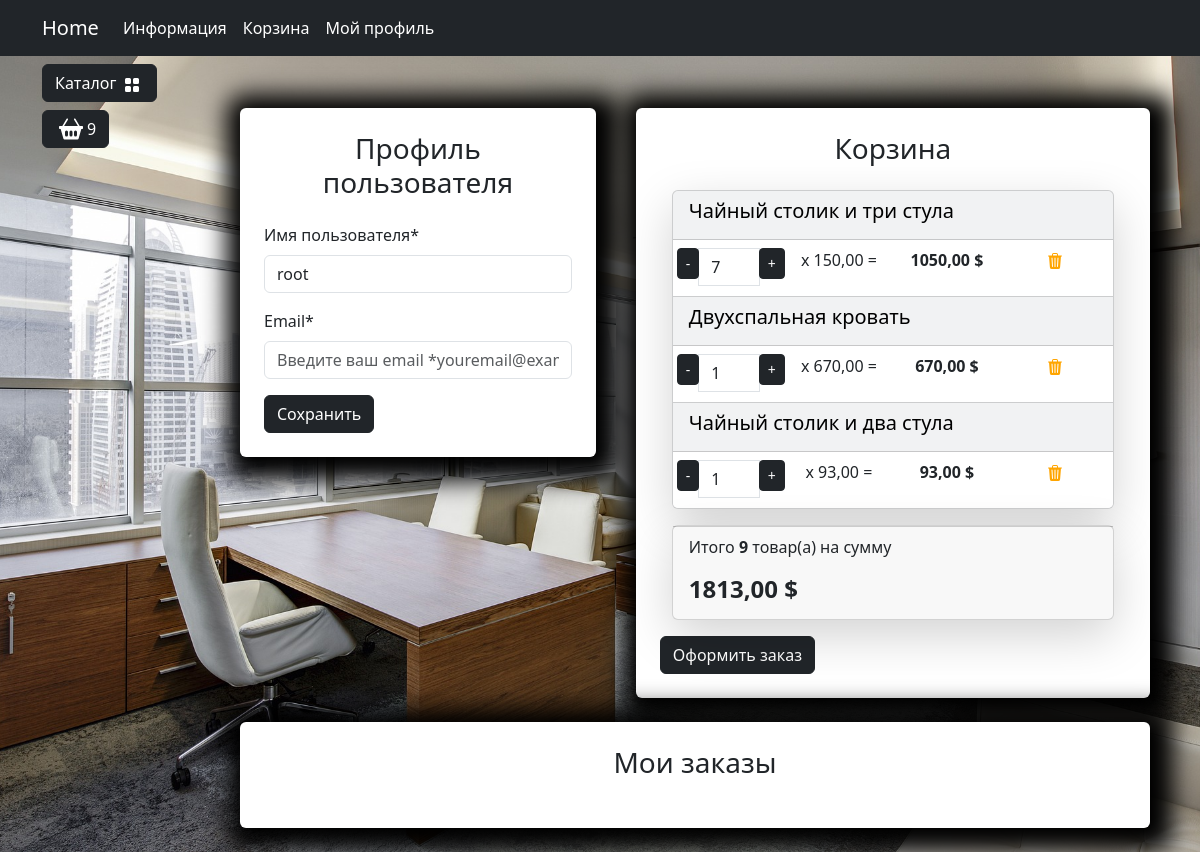
/user/profile/ (signed in), run on an earlier commit of the app's database.
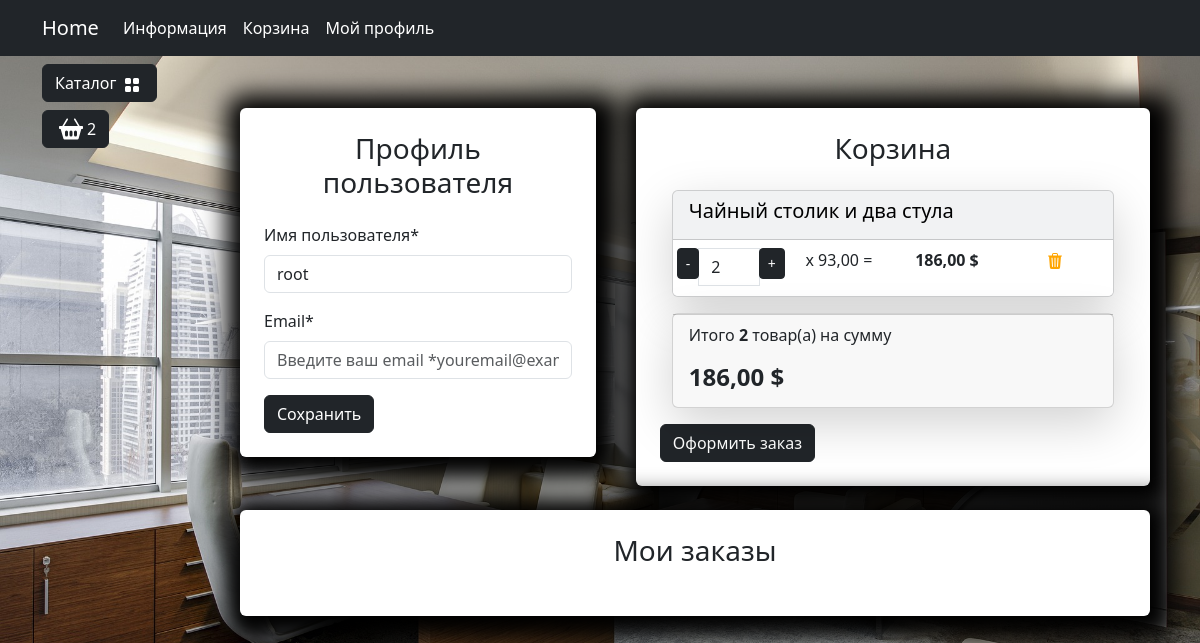
And on a later commit of the database.
### carts/models.py (models this page shows, shortened)
class Cart(models.Model):
    user = models.ForeignKey(to=User, on_delete=models.CASCADE, blank=True, null=True, verbose_name='Пользователь')
    product = models.ForeignKey(to=Products, on_delete=models.CASCADE, verbose_name='Товар')
    quantity = models.PositiveSmallIntegerField(default=0, verbose_name='Количество')
    session_key = models.CharField(max_length=32, null=True, blank=True)
    created_timestamp = models.DateTimeField(auto_now_add=True, verbose_name='Дата добавления')
    class Meta:
        db_table = 'cart'
        verbose_name = "Корзина"
        verbose_name_plural = "Корзина"
    objects = CartQueryset().as_manager()
    def products_price(self):
        return round(self.product.sell_price() * self.quantity, 2)

### goods/models.py (models this page shows, shortened)
class Products(models.Model):
    name = models.CharField(max_length=150, unique=True, verbose_name='Название')
    slug = models.SlugField(max_length=200, unique=True, blank=True, null= True)
    description = models.TextField(blank=True, null=True, verbose_name= 'Описание')
    image = models.ImageField(upload_to='goods_images', blank=True, null=True)
    price = models.DecimalField(default=0.00, max_digits=7, decimal_places=2, verbose_name='Цена')
    discount = models.DecimalField(default=0.00, max_digits=4, decimal_places=2, verbose_name='Скидка в %')
    quantity = models.PositiveBigIntegerField(default=0, verbose_name='Количество')
    category= models.ForeignKey(to=Categories, on_delete=models.CASCADE, verbose_name='Категория')
    class Meta:
        db_table: 'product'
        verbose_name= 'Продукт'
        verbose_name_plural = 'Продукты'
        ordering = ('id',)
    def sell_price(self):
        if self.discount:
            return round(self.price, 2)
        return self.price

### users/views.py (the view)
# urls.py: path('profile/', views.profile, name='profile'),
@login_required
def profile(request):
    if request.method == 'POST':
        form = ProfileForm(data=request.POST, instance=request.user, files=request.FILES)
        if form.is_valid():
            form.save()
            messages.success(request, "Профайл успешно обновлен")
            return HttpResponseRedirect(reverse('user:profile'))
    else:
        form = ProfileForm(instance=request.user)
    context = {
        'title': 'Home - Кабинет',
        'form': form
    }
    return render(request, 'users/profile.html', context)

### users/forms.py
class ProfileForm(UserChangeForm):
    class Meta:
        model = User
        fields = (
            "username",
            "email",)
    username = forms.CharField()
    email = forms.CharField()

### carts/models.py (called while the page is built)
    def total_price(self):
        return sum(cart.products_price() for cart in self)

    def total_quantity(self):
        if self:
            return sum(cart.quantity for cart in self)
        return 0

### carts/templatetags/carts_tags.py (called while the page is built)
@register.simple_tag()
def user_carts(request):
    if request.user.is_authenticated:
        return Cart.objects.filter(user=request.user)

### goods/templatetags/goods_tags.py (called while the page is built)
@register.simple_tag()
def tag_categories():
    return Categories.objects.all()

### users/templates/users/profile.html (shortened to what this page needs)
{% extends "base.html" %}
{% load static %}
{% load carts_tags %}
{% block content %}
<div class="row">
    <div class="container mt-5">
        <div class="row">
            <div class="col-md-5">
                <div class=" bg-white p-4 mb-4 mx-2 rounded custom-shadow">
                    <h3 class="text-center mb-4">Профиль пользователя</h3>
                    <form action="{% url "users:profile" %}" method="post" enctype="multipart/form-data">
                        <div class="row">
                            <div class="col-md-12 mb-3">
                                <label for="id_username" class="form-label">Имя пользователя*</label>
                                <input type="text" class="form-control" id="id_username"
                                    name="username"
                                    placeholder="Введите ваше имя пользователя"
                                    value="{{ form.username.value }}"
                                    required>
                            </div>
                            <div class="col-md-12 mb-3">
                                <label for="id_email" class="form-label">Email*</label>
                                <input type="email" class="form-control" id="id_email"
                                    name="email"
                                    placeholder="Введите ваш email *youremail@example.com"
                                    value="{{ form.email.value }}"
                                    required>
                            </div>
                        </div>
                        <button type="submit" class="btn btn-dark">Сохранить</button>
                    </form>
                </div>
            </div>
            <div class="col-md-7">
                <div class=" bg-white p-4 mb-4 mx-2 rounded custom-shadow">
                    <h3 class="text-center mb-4">Корзина</h3>
                    <div class="container" id="cart-items-container">
                        {% include "carts/includes/included_cart.html" %}
                    </div>
                    <a class="btn btn-dark" href="{% url "orders:create_order" %}">
                        Оформить заказ
                    </a>
                </div>
            </div>
            <div class="col-md-12">
                <div class=" bg-white p-4 mb-4 mx-2 rounded custom-shadow">
                    <h3 class="text-center mb-4">Мои заказы</h3>
                </div>
            </div>
        </div>
    </div>
</div>
{% endblock  %}

### templates/base.html (shortened to what this page needs)
<!DOCTYPE html>
{% load static %}
{% load goods_tags %}
{% load carts_tags %}
{% user_carts request as carts %}
<html lang="en">
<head>
    <link rel="stylesheet" href="{% static 'deps/css/bootstrap/bootstrap.min.css' %}">
    <link rel="stylesheet" href="{% static 'deps/css/my_css.css' %}">
</head>
<body>
    <header>
        <nav class="navbar navbar-expand-lg bg-dark" data-bs-theme="dark">
            <div class="container">
                <a class="navbar-brand" href="{% url 'main:index'%}">Home</a>
                <div class="collapse navbar-collapse" id="navbarSupportedContent">
                    <ul class="navbar-nav me-auto mb-2 mb-lg-0">
                        <li class="nav-item dropdown ">
                            <a class="nav-link dropdown-toggle text-white" href="#" role="button"
                                data-bs-toggle="dropdown" aria-expanded="false">
                                Информация
                            </a>
                        </li>
                        <li class="nav-item">
                            <a class="nav-link  text-white" href="{% url "user:users_cart" %}">Корзина</a>
                        </li>
                        {% if not user.is_authenticated %}
                        <li class="nav-item">
                            <a class="nav-link  text-white" href="{% url "user:login" %}">Войти</a>
                        </li>
                    {% else %}
                        <li class="nav-item dropdown ">
                            <a class="nav-link dropdown-toggle text-white" href="#" role="button"
                                data-bs-toggle="dropdown" aria-expanded="false">
                                Мой профиль
                            </a>
                        </li>
                    {% endif %}
                    </ul>
                </div>
            </div>
        </nav>
    </header>
    <section>
        <div class="container">
            <div class="row mt-1 position-fixed z-3">
                <div class="dropdown mb-2">
                    <button class="btn btn-secondary dropdown-toggle btn-dark" type="button" data-bs-toggle="dropdown"
                        aria-expanded="false">
                        Каталог
                        <img class="mx-1" src= "{% static 'deps/icons/grid-fill.svg' %}" alt="Catalog Icon" width="16"
                            height="16">
                    </button>
                        {% tag_categories as categories %}
                </div>
                <div>
                    <button type="button" class="btn btn-dark btn-secondary d-flex" id="modalButton"
                        aria-expanded="false">
                        <img class="mx-1" src= "{% static 'deps/icons/basket2-fill.svg' %}" alt="Catalog Icon" width="24"
                            height="24">
                            <span id="goods-in-cart-count"> {{ carts.total_quantity }}</span>
                    </button>
                </div>
            </div>
        </div>
        <div class="container">
            <div class="row mt-1">
                <div class="col-lg-2">
                </div>
                <div class="col-lg-10">
                    {% block content %}   {% endblock  %}
                </div>
            </div>
        </div>
    </section>
</body>
</html>

### carts/templates/carts/includes/included_cart.html
{% load static %}
{% load carts_tags %}
{% user_carts request as carts%}
<div class="card mb-3 text-bg-light shadow-lg">
    {% for cart in carts %}
        <div class="card-header">
            <h5 class="card-title">{{ cart.product.name }}</h5>
        </div>
        <ul class="list-group list-group-flush">
            <li class="list-group-item">
                <div class="row text-center">
                    <div class="col p-0">
                        <div class="input-group">
                            <span class="input-group-btn">
                                <button type="button" class="btn btn-dark btn-sm decrement"
                                    data-cart-id="" data-cart-change-url="">-</button>
                            </span>
                            <input type="text" class="form-control number" value="{{ cart.quantity }}"
                                readonly>
                            <span class="input-group-btn">
                                <button type="button" class="btn btn-dark btn-sm increment"
                                    data-cart-id="" data-cart-change-url="">+</button>
                            </span>
                        </div>
                    </div>
                    <div class="col p-0">
                        <p>x {{ cart.product.sell_price }} = </p>
                    </div>
                    <div class="col p-0"><strong> {{cart.products_price}} $</strong></div>
                    <div class="col p-0">
                        <a href="{% url "cart:cart_remove" cart.id %}" class="remove-from-cart" data-cart-id="">
                            <img class="mx-1" src="{% static "deps/icons/trash3-fill.svg" %}"
                                alt="Catalog Icon" width="16" height="16">
                        </a>
                    </div>
                </div>
            </li>
        </ul>
    {% endfor %}
</div>
<div class="card mb-3 shadow-lg">
    <div class="card-footer">
        <p class="float-left">Итого <strong>{{ carts.total_quantity }}</strong> товар(а) на сумму</p>
        <h4 class="float-left"><strong>{{ carts.total_price }} $</strong></h4>
    </div>
</div>

What changed in the data, as far as the page shows it:
removed Cart: total_quantity "9", product.name "Чайный столик и три стула", quantity "7", product.sell_price "150,00", products_price "1050,00", total_price "1813,00"
removed Cart: product.name "Двухспальная кровать", quantity "1", product.sell_price "670,00", products_price "670,00"
changed Cart "Чайный столик и два стула": quantity "1" → "2"; products_price "93,00" → "186,00"
Also different on the page:
{{ carts.total_quantity }}: "9" → "2"
{{ carts.total_price }}: "1813,00" → "186,00"
